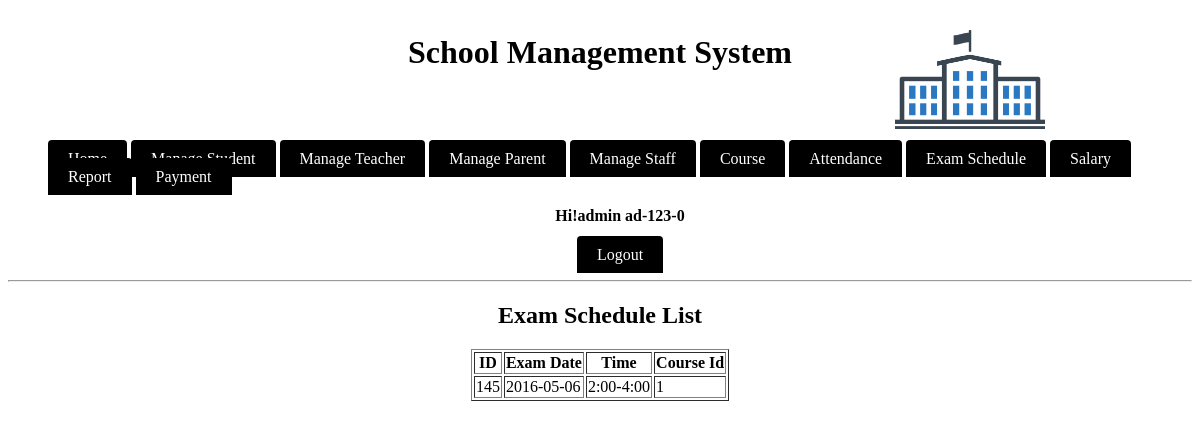
The page /module/admin/viewExamSchedule.php (signed in) on the database its author committed.
### tables this page shows
CREATE TABLE IF NOT EXISTS `examschedule` (
  `id` varchar(20) NOT NULL,
  `examdate` date NOT NULL,
  `time` varchar(20) NOT NULL,
  `courseid` varchar(20) NOT NULL
);

### module/admin/main.php (called while the page is built, shortened)
<?php
$check=$_SESSION['login_id'];
$session=mysql_query("SELECT name  FROM admin WHERE id='$check' ");
$row=mysql_fetch_array($session);
$login_session = $loged_user_name = $row['name'];
?>

### module/admin/viewExamSchedule.php (the view, shortened to what this page needs)
<?php
include_once('main.php');
$sql = "SELECT * FROM examschedule WHERE  MONTH(examdate) = MONTH(CURRENT_DATE) AND YEAR(examdate)=YEAR(CURRENT_DATE)";
$res= mysql_query($sql);
$string = "<tr>
               <th>ID</th>
               <th>Exam Date</th>
               <th>Time</th>
               <th>Course Id</th>
           </tr>";
while($row = mysql_fetch_array($res)){
    $string .= '<tr><td>'.$row['id'].'</td><td>'.$row['examdate'].
    '</td><td>'.$row['time'].'</td><td>'.$row['courseid'].'</td></tr>';
}
?>
<html>
    <head>
		    <link rel="stylesheet" type="text/css" href="../../source/CSS/style.css">
		</head>
    <body>
			  <div class="header"><h1>School Management System</h1></div>
			  <div class="divtopcorner">
				    <img src="../../source/logo.jpg" height="150" width="150" alt="School Management System"/>
				</div>
			<br/><br/>
				<ul>
				    <li class="manulist">
						    <a class ="menulista" href="index.php">Home</a>
								<a class ="menulista" href="manageStudent.php">Manage Student</a>
								<a class ="menulista" href="manageTeacher.php">Manage Teacher</a>
								<a class ="menulista" href="manageParent.php">Manage Parent</a>
								<a class ="menulista" href="manageStaff.php">Manage Staff</a>
								<a class ="menulista" href="course.php">Course</a>
								<a class ="menulista" href="attendance.php">Attendance</a>
								<a class ="menulista" href="examSchedule.php">Exam Schedule</a>
								<a class ="menulista" href="salary.php">Salary</a>
								<a class ="menulista" href="report.php">Report</a>
								<a class ="menulista" href="payment.php">Payment</a>
								<div align="center">
								<h4>Hi!admin <?php echo $check." ";?></h4>
								    <a class ="menulista" href="logout.php" onmouseover="changemouseover(this);" onmouseout="changemouseout(this,'<?php echo ucfirst($loged_user_name);?>');"><?php echo "Logout";?></a>
						    </div>
						</li>
				</ul>
			  <hr/>
        <center>
            <h2>Exam Schedule List</h2>
            <table border="1">
                <?php echo $string; ?>
            </table>
        </center>
		</body>
</html>

### source/CSS/style.css (style rules this page uses)
.divtopcorner { position:absolute; top:0px; right: 150px; color:black; text-align:center; padding:5px; }
.header { color:black; text-align:center; padding:5px; }
.manulist { display:inline; left:100px; }
.menulista { background-color: black; color: white; padding: 10px 20px; text-decoration: none; border-radius: 4px 4px 0 0; }

### rows shown on the page
examschedule: id "145", examdate "2016-05-06", time "2:00-4:00", courseid "1"

### other values the page prints
$check "ad-123-0"
